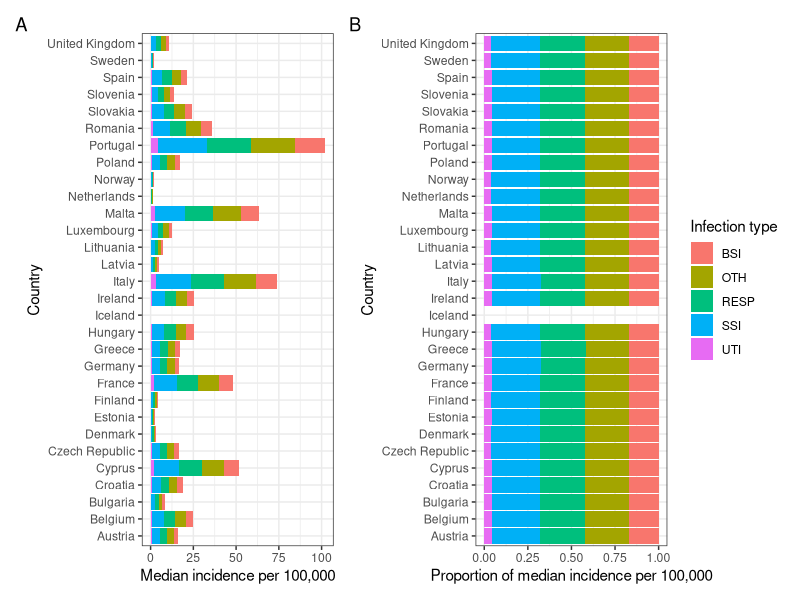
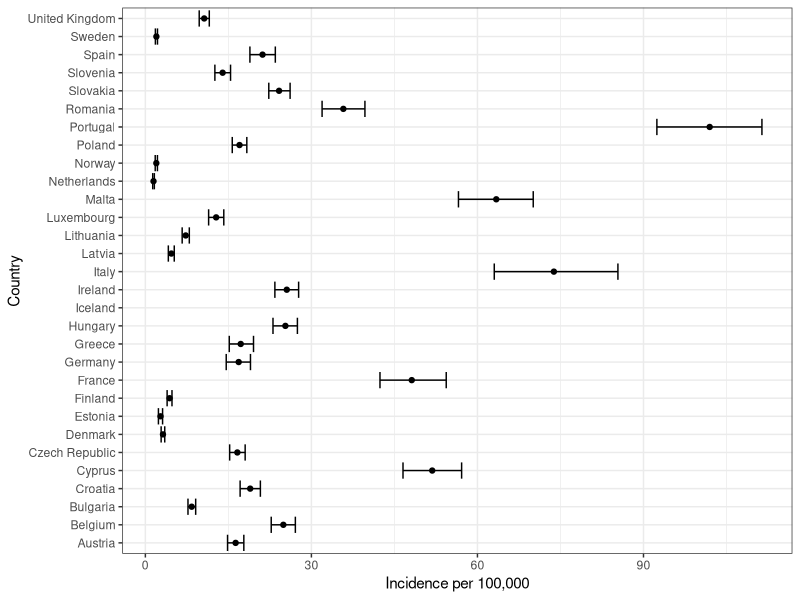
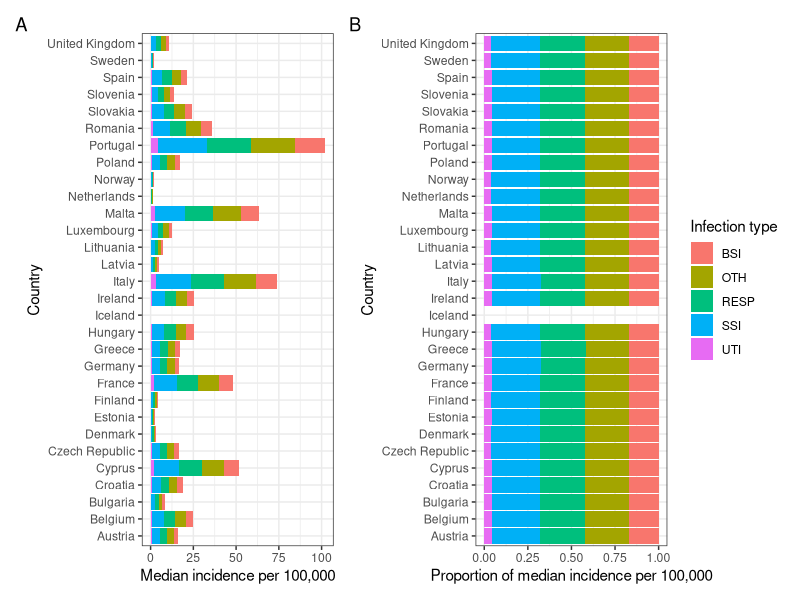
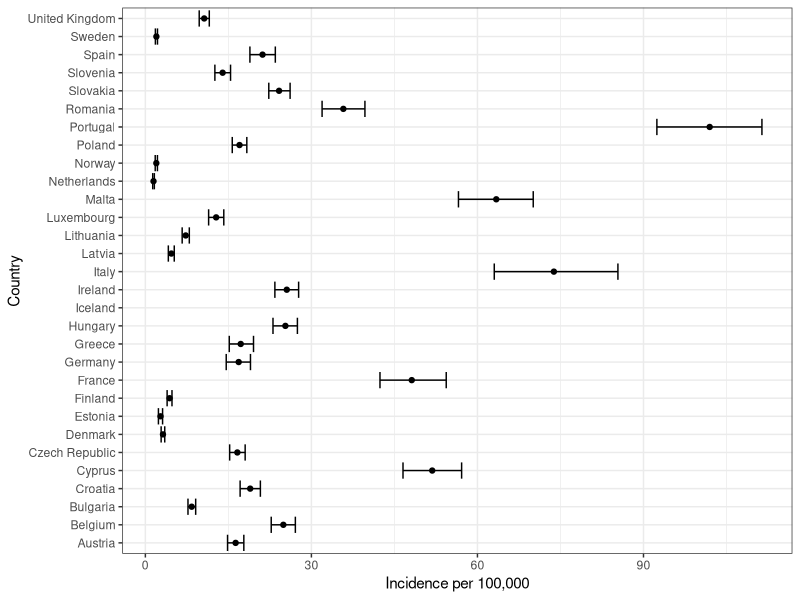

These charts were generated, in order, by the following R code:
### Data manipulation and exploration of Cassini data on infection 
# Taken from Country Specific Results in Cassini supplementary 

library(tidyverse)
theme_set(theme_bw(base_size = 11))
library(here)
library(patchwork)
setwd(here())

## Data
data_cass_orig <- read_csv("data/cassini_supp_mrsa_incidence.csv")

##******************************** Exploration of trends in infection ***********************************#####################
g1 <- ggplot(data_cass_orig, aes(x=country, y = inc_median, group = syndrome)) + 
  geom_bar(stat = "identity", position = "stack", aes(fill = syndrome)) + 
  scale_fill_discrete("Infection type") + 
  scale_x_discrete("Country") + 
  scale_y_continuous("Median incidence per 100,000") + 
  theme(strip.text.y = element_text(angle = 0)) + 
  coord_flip() 

g2 <- ggplot(data_cass_orig, aes(x=country, y = inc_median, group = syndrome)) + 
  geom_bar(stat = "identity", position = "fill", aes(fill = syndrome)) + 
  scale_fill_discrete("Infection type") + 
  scale_x_discrete("Country") + 
  scale_y_continuous("Proportion of median incidence per 100,000") + 
  theme(strip.text.y = element_text(angle = 0)) + 
  coord_flip() 

g1 + g2 + plot_annotation(tag_levels = "A") + plot_layout(guides = "collect")
ggsave("plots/mrsa_incidence_by_syndrome_props.pdf")

##******************************** Country totals ***********************************#####################
data_cass <- data_cass_orig %>% group_by(country) %>% summarise(tot_inc_low = sum(inc_low),
                                              total_inc_median = sum(inc_median),
                                              total_inc_high = sum(inc_high))

ggplot(data_cass, aes(x=country,y = total_inc_median)) + geom_point() + 
  geom_errorbar(aes(ymin = tot_inc_low, ymax = total_inc_high)) + 
  theme(strip.text.y = element_text(angle = 0)) + 
  coord_flip() + 
  scale_x_discrete("Country") + 
  scale_y_continuous("Incidence per 100,000")
ggsave("plots/mrsa_incidence_by_country.pdf")

## Data to use 
write.csv(data_cass %>% select(country, total_inc_median) %>% rename("infection_per_100000" = "total_inc_median"), 
          "data/cass_infection_output.csv")
## cut and paste into file with antibiotic use - first column of data_amr_abx_use_macotra.csv

# Ranges on data
data_cass %>% filter(total_inc_median == min(data_cass$total_inc_median, na.rm=TRUE))
data_cass %>% filter(total_inc_median == max(data_cass$total_inc_median, na.rm=TRUE))

